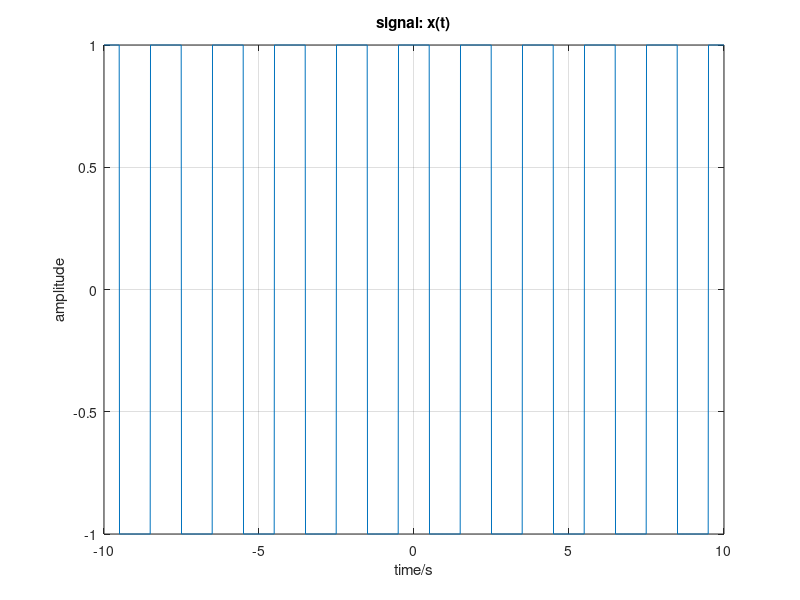
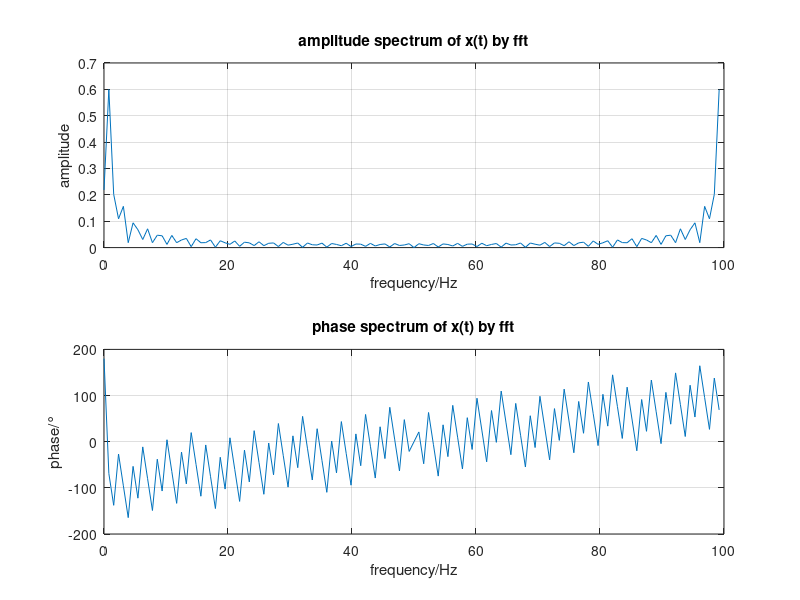
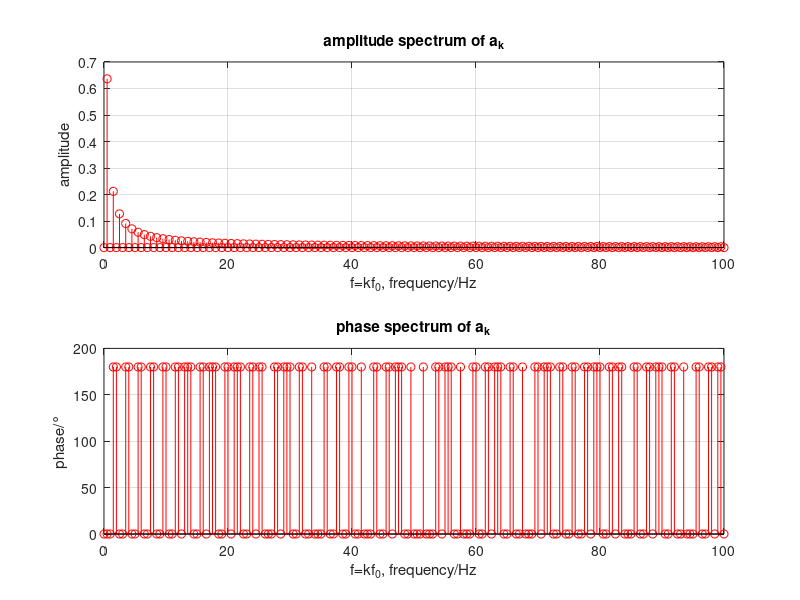

These charts were generated, in order, by the following MATLAB code:
clear;

% (3)i
fs = 100;                   % 时域上的采样频率 
t = -10: 1/fs: 10;          % 时域上的采样点
x = square(pi * (t + 0.5)); % 时域上的采样点x对应的值
T = 2;                      % 信号x的周期
f0 = 1 / T;                 % 信号x的周期

% 输出信号x的时域波形
figure(1);
plot(t, x);
title('signal: x(t)');
xlabel('time/s');
ylabel('amplitude');
grid on;


% (3)ii
N = 128;                       % 频域上的采样点数量
f = fs * (0: N-1) / N;         % 频域上的采样点
X = fft(x, N) / N;             % 频域上的采样点对应的值
X_A = abs(X);                  % 频域上的采样点对应的幅值
X_theta = angle(X) * 180 / pi; % 频域上的采样点对应的相值

% 输出信号x的幅频谱和相频谱
figure(2);
subplot(2, 1, 1);
plot(f, X_A);
title('amplitude spectrum of x(t) by fft');
xlabel('frequency/Hz');
ylabel('amplitude');
grid on;

subplot(2, 1, 2);
plot(f, X_theta);
title('phase spectrum of x(t) by fft');
xlabel('frequency/Hz');
ylabel('phase/°')
grid on;


% (3)iii
k = 0: 1: fs/f0;                      % 理论上会遇见的所有k值
ak = 2 * sin(k * pi / 2) ./ (k * pi);
ak(1) = 0;                            % k对应的傅里叶系数ak
fk = k * f0;                          % k对应的频域上的采样点
ak_A = abs(ak);                       % 傅里叶系数ak的幅值
ak_theta = angle(ak) * 180 / pi;      % 傅里叶系数ak的相值

% 输出傅里叶系数ak的幅和相
figure(3);
subplot(2, 1, 1);
stem(fk, ak_A, 'r');
title('amplitude spectrum of a_k');
xlabel('f=kf_0, frequency/Hz');
ylabel('amplitude');
grid on;

subplot(2, 1, 2);
stem(fk, ak_theta, 'r');
title('phase spectrum of a_k');
xlabel('f=kf_0, frequency/Hz');
ylabel('phase/°');
grid on;